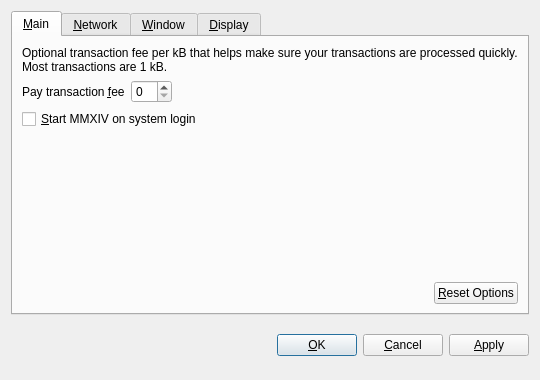
<?xml version="1.0" encoding="UTF-8"?>
<ui version="4.0">
 <class>OptionsDialog</class>
 <widget class="QDialog" name="OptionsDialog">
  <property name="geometry">
   <rect>
    <x>0</x>
    <y>0</y>
    <width>540</width>
    <height>380</height>
   </rect>
  </property>
  <property name="windowTitle">
   <string>Options</string>
  </property>
  <property name="modal">
   <bool>true</bool>
  </property>
  <layout class="QVBoxLayout" name="verticalLayout">
   <item>
    <widget class="QTabWidget" name="tabWidget">
     <property name="tabPosition">
      <enum>QTabWidget::North</enum>
     </property>
     <property name="currentIndex">
      <number>0</number>
     </property>
     <widget class="QWidget" name="tabMain">
      <attribute name="title">
       <string>&amp;Main</string>
      </attribute>
      <layout class="QVBoxLayout" name="verticalLayout_Main">
       <item>
        <widget class="QLabel" name="transactionFeeInfoLabel">
         <property name="text">
          <string>Optional transaction fee per kB that helps make sure your transactions are processed quickly. Most transactions are 1 kB.</string>
         </property>
         <property name="textFormat">
          <enum>Qt::PlainText</enum>
         </property>
         <property name="wordWrap">
          <bool>true</bool>
         </property>
        </widget>
       </item>
       <item>
        <layout class="QHBoxLayout" name="horizontalLayout_1_Main">
         <item>
          <widget class="QLabel" name="transactionFeeLabel">
           <property name="text">
            <string>Pay transaction &amp;fee</string>
           </property>
           <property name="textFormat">
            <enum>Qt::PlainText</enum>
           </property>
           <property name="buddy">
            <cstring>transactionFee</cstring>
           </property>
          </widget>
         </item>
         <item>
          <widget class="BitcoinAmountField" name="transactionFee"/>
         </item>
         <item>
          <spacer name="horizontalSpacer_1_Main">
           <property name="orientation">
            <enum>Qt::Horizontal</enum>
           </property>
           <property name="sizeHint" stdset="0">
            <size>
             <width>40</width>
             <height>20</height>
            </size>
           </property>
          </spacer>
         </item>
        </layout>
       </item>
       <item>
        <widget class="QCheckBox" name="bitcoinAtStartup">
         <property name="toolTip">
          <string>Automatically start MMXIV after logging in to the system.</string>
         </property>
         <property name="text">
          <string>&amp;Start MMXIV on system login</string>
         </property>
        </widget>
       </item>
       <item>
        <spacer name="verticalSpacer_Main">
         <property name="orientation">
          <enum>Qt::Vertical</enum>
         </property>
         <property name="sizeHint" stdset="0">
          <size>
           <width>20</width>
           <height>40</height>
          </size>
         </property>
        </spacer>
       </item>
       <item>
        <layout class="QHBoxLayout" name="horizontalLayout_2_Main">
         <item>
          <spacer name="horizontalSpacer_2_Main">
           <property name="orientation">
            <enum>Qt::Horizontal</enum>
           </property>
           <property name="sizeHint" stdset="0">
            <size>
             <width>40</width>
             <height>20</height>
            </size>
           </property>
          </spacer>
         </item>
         <item>
          <widget class="QPushButton" name="resetButton">
           <property name="toolTip">
            <string>Reset all client options to default.</string>
           </property>
           <property name="text">
            <string>&amp;Reset Options</string>
           </property>
           <property name="autoDefault">
            <bool>false</bool>
           </property>
          </widget>
         </item>
        </layout>
       </item>
      </layout>
     </widget>
     <widget class="QWidget" name="tabNetwork">
      <attribute name="title">
       <string>&amp;Network</string>
      </attribute>
      <layout class="QVBoxLayout" name="verticalLayout_Network">
       <item>
        <widget class="QCheckBox" name="mapPortUpnp">
         <property name="toolTip">
          <string>Automatically open the MMXIV client port on the router. This only works when your router supports UPnP and it is enabled.</string>
         </property>
         <property name="text">
          <string>Map port using &amp;UPnP</string>
         </property>
        </widget>
       </item>
       <item>
        <widget class="QCheckBox" name="connectSocks">
         <property name="toolTip">
          <string>Connect to the MMXIV network through a SOCKS proxy (e.g. when connecting through Tor).</string>
         </property>
         <property name="text">
          <string>&amp;Connect through SOCKS proxy:</string>
         </property>
        </widget>
       </item>
       <item>
        <layout class="QHBoxLayout" name="horizontalLayout_Network">
         <item>
          <widget class="QLabel" name="proxyIpLabel">
           <property name="text">
            <string>Proxy &amp;IP:</string>
           </property>
           <property name="textFormat">
            <enum>Qt::PlainText</enum>
           </property>
           <property name="buddy">
            <cstring>proxyIp</cstring>
           </property>
          </widget>
         </item>
         <item>
          <widget class="QValidatedLineEdit" name="proxyIp">
           <property name="maximumSize">
            <size>
             <width>140</width>
             <height>16777215</height>
            </size>
           </property>
           <property name="toolTip">
            <string>IP address of the proxy (e.g. 127.0.0.1)</string>
           </property>
          </widget>
         </item>
         <item>
          <widget class="QLabel" name="proxyPortLabel">
           <property name="text">
            <string>&amp;Port:</string>
           </property>
           <property name="textFormat">
            <enum>Qt::PlainText</enum>
           </property>
           <property name="buddy">
            <cstring>proxyPort</cstring>
           </property>
          </widget>
         </item>
         <item>
          <widget class="QLineEdit" name="proxyPort">
           <property name="maximumSize">
            <size>
             <width>55</width>
             <height>16777215</height>
            </size>
           </property>
           <property name="toolTip">
            <string>Port of the proxy (e.g. 9050)</string>
           </property>
          </widget>
         </item>
         <item>
          <widget class="QLabel" name="socksVersionLabel">
           <property name="text">
            <string>SOCKS &amp;Version:</string>
           </property>
           <property name="textFormat">
            <enum>Qt::PlainText</enum>
           </property>
           <property name="buddy">
            <cstring>socksVersion</cstring>
           </property>
          </widget>
         </item>
         <item>
          <widget class="QValueComboBox" name="socksVersion">
           <property name="toolTip">
            <string>SOCKS version of the proxy (e.g. 5)</string>
           </property>
          </widget>
         </item>
         <item>
          <spacer name="horizontalSpacer_Network">
           <property name="orientation">
            <enum>Qt::Horizontal</enum>
           </property>
           <property name="sizeHint" stdset="0">
            <size>
             <width>40</width>
             <height>20</height>
            </size>
           </property>
          </spacer>
         </item>
        </layout>
       </item>
       <item>
        <spacer name="verticalSpacer_Network">
         <property name="orientation">
          <enum>Qt::Vertical</enum>
         </property>
         <property name="sizeHint" stdset="0">
          <size>
           <width>20</width>
           <height>40</height>
          </size>
         </property>
        </spacer>
       </item>
      </layout>
     </widget>
     <widget class="QWidget" name="tabWindow">
      <attribute name="title">
       <string>&amp;Window</string>
      </attribute>
      <layout class="QVBoxLayout" name="verticalLayout_Window">
       <item>
        <widget class="QCheckBox" name="minimizeToTray">
         <property name="toolTip">
          <string>Show only a tray icon after minimizing the window.</string>
         </property>
         <property name="text">
          <string>&amp;Minimize to the tray instead of the taskbar</string>
         </property>
        </widget>
       </item>
       <item>
        <widget class="QCheckBox" name="minimizeOnClose">
         <property name="toolTip">
          <string>Minimize instead of exit the application when the window is closed. When this option is enabled, the application will be closed only after selecting Quit in the menu.</string>
         </property>
         <property name="text">
          <string>M&amp;inimize on close</string>
         </property>
        </widget>
       </item>
       <item>
        <spacer name="verticalSpacer_Window">
         <property name="orientation">
          <enum>Qt::Vertical</enum>
         </property>
         <property name="sizeHint" stdset="0">
          <size>
           <width>20</width>
           <height>40</height>
          </size>
         </property>
        </spacer>
       </item>
      </layout>
     </widget>
     <widget class="QWidget" name="tabDisplay">
      <attribute name="title">
       <string>&amp;Display</string>
      </attribute>
      <layout class="QVBoxLayout" name="verticalLayout_Display">
       <item>
        <layout class="QHBoxLayout" name="horizontalLayout_1_Display">
         <item>
          <widget class="QLabel" name="langLabel">
           <property name="text">
            <string>User Interface &amp;language:</string>
           </property>
           <property name="textFormat">
            <enum>Qt::PlainText</enum>
           </property>
           <property name="buddy">
            <cstring>lang</cstring>
           </property>
          </widget>
         </item>
         <item>
          <widget class="QValueComboBox" name="lang">
           <property name="toolTip">
            <string>The user interface language can be set here. This setting will take effect after restarting MMXIV.</string>
           </property>
          </widget>
         </item>
        </layout>
       </item>
       <item>
        <layout class="QHBoxLayout" name="horizontalLayout_2_Display">
         <item>
          <widget class="QLabel" name="unitLabel">
           <property name="text">
            <string>&amp;Unit to show amounts in:</string>
           </property>
           <property name="textFormat">
            <enum>Qt::PlainText</enum>
           </property>
           <property name="buddy">
            <cstring>unit</cstring>
           </property>
          </widget>
         </item>
         <item>
          <widget class="QValueComboBox" name="unit">
           <property name="toolTip">
            <string>Choose the default subdivision unit to show in the interface and when sending coins.</string>
           </property>
          </widget>
         </item>
        </layout>
       </item>
       <item>
        <widget class="QCheckBox" name="displayAddresses">
         <property name="toolTip">
          <string>Whether to show MMXIV addresses in the transaction list or not.</string>
         </property>
         <property name="text">
          <string>&amp;Display addresses in transaction list</string>
         </property>
        </widget>
       </item>
       <item>
        <spacer name="verticalSpacer_Display">
         <property name="orientation">
          <enum>Qt::Vertical</enum>
         </property>
         <property name="sizeHint" stdset="0">
          <size>
           <width>20</width>
           <height>40</height>
          </size>
         </property>
        </spacer>
       </item>
      </layout>
     </widget>
    </widget>
   </item>
   <item>
    <layout class="QHBoxLayout" name="horizontalLayout_Buttons">
     <item>
      <spacer name="horizontalSpacer_1">
       <property name="orientation">
        <enum>Qt::Horizontal</enum>
       </property>
       <property name="sizeHint" stdset="0">
        <size>
         <width>40</width>
         <height>48</height>
        </size>
       </property>
      </spacer>
     </item>
     <item>
      <widget class="QLabel" name="statusLabel">
       <property name="font">
        <font>
         <weight>75</weight>
         <bold>true</bold>
        </font>
       </property>
       <property name="text">
        <string/>
       </property>
       <property name="textFormat">
        <enum>Qt::PlainText</enum>
       </property>
       <property name="wordWrap">
        <bool>true</bool>
       </property>
      </widget>
     </item>
     <item>
      <spacer name="horizontalSpacer_2">
       <property name="orientation">
        <enum>Qt::Horizontal</enum>
       </property>
       <property name="sizeHint" stdset="0">
        <size>
         <width>40</width>
         <height>48</height>
        </size>
       </property>
      </spacer>
     </item>
     <item>
      <widget class="QPushButton" name="okButton">
       <property name="text">
        <string>&amp;OK</string>
       </property>
      </widget>
     </item>
     <item>
      <widget class="QPushButton" name="cancelButton">
       <property name="text">
        <string>&amp;Cancel</string>
       </property>
       <property name="autoDefault">
        <bool>false</bool>
       </property>
      </widget>
     </item>
     <item>
      <widget class="QPushButton" name="applyButton">
       <property name="text">
        <string>&amp;Apply</string>
       </property>
       <property name="autoDefault">
        <bool>false</bool>
       </property>
      </widget>
     </item>
    </layout>
   </item>
  </layout>
 </widget>
 <customwidgets>
  <customwidget>
   <class>BitcoinAmountField</class>
   <extends>QSpinBox</extends>
   <header>bitcoinamountfield.h</header>
  </customwidget>
  <customwidget>
   <class>QValueComboBox</class>
   <extends>QComboBox</extends>
   <header>qvaluecombobox.h</header>
  </customwidget>
  <customwidget>
   <class>QValidatedLineEdit</class>
   <extends>QLineEdit</extends>
   <header>qvalidatedlineedit.h</header>
  </customwidget>
 </customwidgets>
 <resources/>
 <connections/>
</ui>
